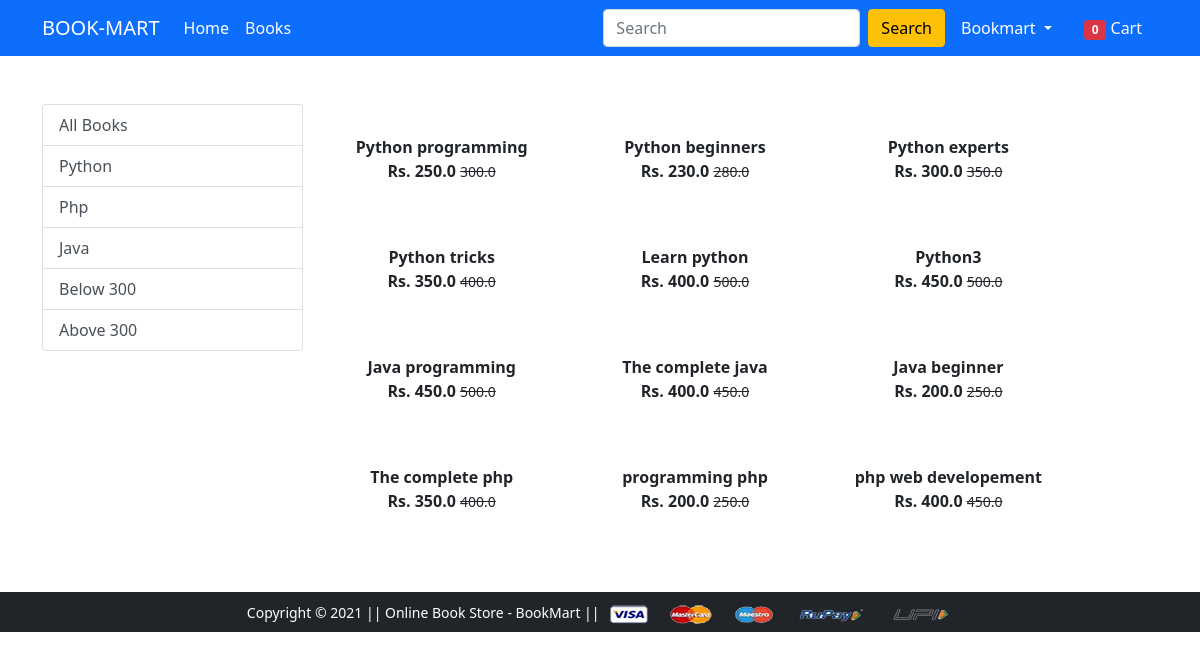
Page /book/ (signed in) on the committed database.
### products/models.py (models this page shows, shortened)
class Product(models.Model):
 title = models.CharField(max_length=100)
 selling_price = models.FloatField()
 discounted_price = models.FloatField()
 description = models.TextField()
 books = models.CharField(max_length=100)
 category = models.CharField( choices=CATEGORY_CHOICES, max_length=2)
 product_image = models.ImageField(upload_to='media')

### products/views.py (the view)
# urls.py: path('book/', views.books, name='book'),
def books(request, data=None):
    totalitem = 0
    if request.user.is_authenticated:
	    totalitem = len(Cart.objects.filter(user=request.user))
    if data==None :
	    bookst = Product.objects.filter(category='B')
    elif data == 'Python' or data == 'Php' or data == 'Java':
	    bookst = Product.objects.filter(category='B').filter(books=data)
    elif data == 'below':
	    bookst = Product.objects.filter(category='B').filter(discounted_price__lt=300)
    elif data == 'above':
	    bookst = Product.objects.filter(category='B').filter(discounted_price__gt=300)
    return render(request, 'product/books.html', {'bookst':bookst, 'totalitem':totalitem})

### templates/product/books.html (shortened to what this page needs)
{% extends 'app/base.html' %}
{% load static %}
{% block main-content %}
<div class="container my-5">
 <div class="row">
  <div class="col-sm-3">
   <div class="list-group">
     <a href="{% url 'book' %}" class="list-group-item list-group-item-action" aria-current="true">All Books</a>
     <a href="{% url 'bookdata' 'Python'  %}" class="list-group-item list-group-item-action" aria-current="true">Python</a>
     <a href="{% url 'bookdata' 'Php'  %}" class="list-group-item list-group-item-action">Php</a>
     <a href="{% url 'bookdata' 'Java'  %}" class="list-group-item list-group-item-action">Java</a>
     <a href="{% url 'bookdata' 'below'  %}" class="list-group-item list-group-item-action">Below 300</a>
     <a href="{% url 'bookdata' 'above'  %}" class="list-group-item list-group-item-action">Above 300</a>
   </div>
  </div>
  <div class="col-sm-8">
   <div class="row">
    {% for product in bookst %}
     <div class="col-sm-4 text-center mb-4">
      <a href="{% url 'product-detail' product.id %}" class="btn">
       <div class="item">
        <div class="fw-bold">{{product.title}}</div>
        <div class="fw-bold">Rs. {{product.discounted_price}} <small class="fw-light text-decoration-line-through">{{product.selling_price}}</small></div>
       </div>
      </a>
     </div>
    {% endfor %}
   </div>
  </div>
 </div>
</div>
{% endblock main-content %}

### templates/app/base.html (shortened to what this page needs)
<!doctype html>
{% load static %}
<html lang="en">
  <head>
    <link href="https://cdn.jsdelivr.net/npm/bootstrap@5.0.0-beta1/dist/css/bootstrap.min.css" rel="stylesheet">
    <link rel="stylesheet" href="{% static 'app/css/owl.carousel.min.css' %}">
    <link rel="stylesheet" href="{% static 'app/css/all.min.css' %}">
    <link rel="stylesheet" href="{% static 'app/css/style.css' %}">
  </head>
  <body>
    <nav class="navbar navbar-expand-lg navbar-dark bg-primary">
     <div class="container">
       <a class="navbar-brand" href="/">BOOK-MART</a>
       <div class="collapse navbar-collapse" id="navbarSupportedContent">
         <ul class="navbar-nav me-auto mb-2 mb-lg-0">
           <li class="nav-item">
             <a class="nav-link active" aria-current="page" href="/">Home</a>
           </li>
           <li class="nav-item">
             <a class="nav-link active" aria-current="page" href="{% url 'book' %}">Books</a>
           </li>
         </ul>
         <form class="d-flex">
           <input class="form-control me-2" type="search" placeholder="Search" aria-label="Search">
           <button class="btn btn-warning" type="submit">Search</button>
         </form>
         <div>
          <ul class="navbar-nav me-auto mb-2 mb-lg-0">
          {% if request.user.is_authenticated %}
           <li class="nav-item dropdown mx-2">
              <a class="nav-link dropdown-toggle text-white" href="#" id="profileDropdown" role="button" data-bs-toggle="dropdown" aria-expanded="false">
                {{request.user.username|capfirst}}
              </a>
            </li>
            <li class="nav-item mx-2">
              <a href="{% url 'showcart' %}" class="nav-link text-white"><span class="badge bg-danger">{{totalitem}}</span> Cart </a>
            </li>
            {% endif %}
          </ul>
         </div>
       </div>
     </div>
    </nav>
    {% block main-content %} {% endblock main-content %}
    <footer class="container-fluid bg-dark text-center p-2 mt-5">
        <small class="text-white">Copyright &copy; 2021 || Online Book Store - BookMart || </small>
        <img src="{% static 'app/images/payment.png' %}" alt="" srcset="" class="img-fluid" height="2px">
    </footer>
  </body>
</html>

### rows in the picture
Product: title "Python programming", discounted_price "250.0", selling_price "300.0"
Product: title "Python beginners", discounted_price "230.0", selling_price "280.0"
Product: title "Python experts", discounted_price "300.0", selling_price "350.0"
Product: title "Python tricks", discounted_price "350.0", selling_price "400.0"
Product: title "Learn python", discounted_price "400.0", selling_price "500.0"
Product: title "Python3", discounted_price "450.0", selling_price "500.0"
Product: title "Java programming", discounted_price "450.0", selling_price "500.0"
Product: title "The complete java", discounted_price "400.0", selling_price "450.0"
Product: title "Java beginner", discounted_price "200.0", selling_price "250.0"
Product: title "The complete php", discounted_price "350.0", selling_price "400.0"
Product: title "programming php", discounted_price "200.0", selling_price "250.0"
Product: title "php web developement", discounted_price "400.0", selling_price "450.0"

### other values in the picture
{{ request.user.username|capfirst }} "Bookmart"
{{ totalitem }} "0"
